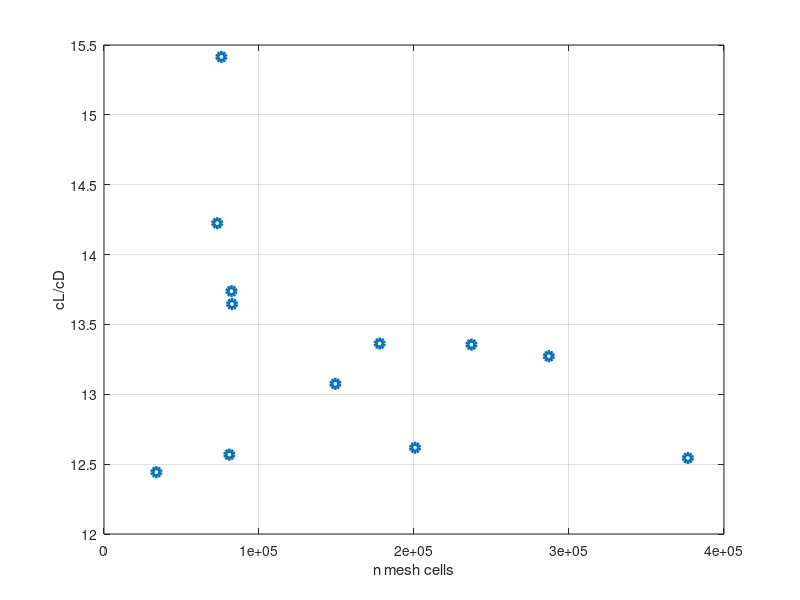

The MATLAB script that drew this image:
clear
close all
clc


% here same values for the mesh

% 1) only general mesh, triangles, 1.5e-2 m
% 2) 1 + BOI, 
% 3) 2 + edge siying sui profili
% 4) 3 + inflations sui profili
% 5) 4 + TE con almeno 3 elemnti
% 6) 5+ inflation anche a terra
%          [  17204 , 36990, 38459,  44419,45344,  45688,            126743,     151931, 194262 ];
nodevect = [  17204 , 36990, 38459,  44419,45344, 45688,83151, NaN     , 109305,126743,151931, 194262 ];
%           33786, 73030, 75714,  80884, 82254,  82597       ,177839,        237054, 287003, 376706 ];
cellvect = [33786, 73030, 75714,  80884, 82254,  82597,149273,177839,200670, 237054, 287003, 376706 ];


% here the resulting L

Lvect = [-1032.4772,-994.38993, -1092.0724, -891.8709, -939.5914, -967.30767,-887.98819,-920.01458,-834.17125, -885.49014, -852.89616, -785.79535];
Lvect = -Lvect;

% the resulting D


Dvect = [82.977025, 69.905875,70.845264, 70.963054, 68.393482, 70.88693,67.915589, 68.846677,66.110558,66.302321,64.259743, 62.643695];


ratio = Lvect./Dvect;

figure
plot(cellvect, ratio, 'o', "LineWidth",3)
grid on
xlabel("n mesh cells")
ylabel("cL/cD")